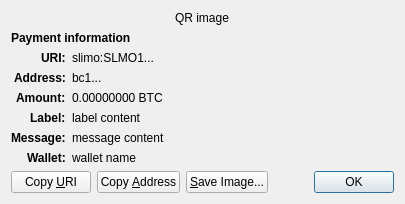
<?xml version="1.0" encoding="UTF-8"?>
<ui version="4.0">
 <class>ReceiveRequestDialog</class>
 <widget class="QDialog" name="ReceiveRequestDialog">
  <property name="geometry">
   <rect>
    <x>0</x>
    <y>0</y>
    <width>413</width>
    <height>229</height>
   </rect>
  </property>
  <property name="windowTitle">
   <string>Request payment to ...</string>
  </property>
  <layout class="QGridLayout" name="gridLayout" columnstretch="0,1">
   <property name="sizeConstraint">
    <enum>QLayout::SetFixedSize</enum>
   </property>
   <item row="0" column="0" colspan="2" alignment="Qt::AlignHCenter">
    <widget class="QRImageWidget" name="qr_code">
     <property name="text">
      <string notr="true">QR image</string>
     </property>
     <property name="textInteractionFlags">
      <set>Qt::NoTextInteraction</set>
     </property>
    </widget>
   </item>
   <item row="1" column="0" colspan="2">
    <widget class="QLabel" name="payment_header">
     <property name="font">
      <font>
       <weight>75</weight>
       <bold>true</bold>
      </font>
     </property>
     <property name="text">
      <string>Payment information</string>
     </property>
     <property name="textInteractionFlags">
      <set>Qt::NoTextInteraction</set>
     </property>
    </widget>
   </item>
   <item row="2" column="0" alignment="Qt::AlignRight|Qt::AlignTop">
    <widget class="QLabel" name="uri_tag">
     <property name="font">
      <font>
       <weight>75</weight>
       <bold>true</bold>
      </font>
     </property>
     <property name="text">
      <string notr="true">URI:</string>
     </property>
     <property name="textFormat">
      <enum>Qt::PlainText</enum>
     </property>
     <property name="textInteractionFlags">
      <set>Qt::NoTextInteraction</set>
     </property>
    </widget>
   </item>
   <item row="2" column="1" alignment="Qt::AlignTop">
    <widget class="QLabel" name="uri_content">
     <property name="text">
      <string notr="true">slimo:SLMO1...</string>
     </property>
     <property name="textFormat">
      <enum>Qt::RichText</enum>
     </property>
     <property name="wordWrap">
      <bool>true</bool>
     </property>
     <property name="textInteractionFlags">
      <set>Qt::TextSelectableByMouse</set>
     </property>
    </widget>
   </item>
   <item row="3" column="0" alignment="Qt::AlignRight|Qt::AlignTop">
    <widget class="QLabel" name="address_tag">
     <property name="font">
      <font>
       <weight>75</weight>
       <bold>true</bold>
      </font>
     </property>
     <property name="text">
      <string>Address:</string>
     </property>
     <property name="textInteractionFlags">
      <set>Qt::NoTextInteraction</set>
     </property>
    </widget>
   </item>
   <item row="3" column="1" alignment="Qt::AlignTop">
    <widget class="QLabel" name="address_content">
     <property name="text">
      <string notr="true">bc1...</string>
     </property>
     <property name="textFormat">
      <enum>Qt::PlainText</enum>
     </property>
     <property name="textInteractionFlags">
      <set>Qt::TextSelectableByMouse</set>
     </property>
    </widget>
   </item>
   <item row="4" column="0" alignment="Qt::AlignRight|Qt::AlignTop">
    <widget class="QLabel" name="amount_tag">
     <property name="font">
      <font>
       <weight>75</weight>
       <bold>true</bold>
      </font>
     </property>
     <property name="text">
      <string>Amount:</string>
     </property>
     <property name="textInteractionFlags">
      <set>Qt::NoTextInteraction</set>
     </property>
    </widget>
   </item>
   <item row="4" column="1" alignment="Qt::AlignTop">
    <widget class="QLabel" name="amount_content">
     <property name="text">
      <string notr="true">0.00000000 BTC</string>
     </property>
     <property name="textFormat">
      <enum>Qt::PlainText</enum>
     </property>
     <property name="textInteractionFlags">
      <set>Qt::TextSelectableByMouse</set>
     </property>
    </widget>
   </item>
   <item row="5" column="0" alignment="Qt::AlignRight|Qt::AlignTop">
    <widget class="QLabel" name="label_tag">
     <property name="font">
      <font>
       <weight>75</weight>
       <bold>true</bold>
      </font>
     </property>
     <property name="text">
      <string>Label:</string>
     </property>
     <property name="textInteractionFlags">
      <set>Qt::NoTextInteraction</set>
     </property>
    </widget>
   </item>
   <item row="5" column="1" alignment="Qt::AlignTop">
    <widget class="QLabel" name="label_content">
     <property name="text">
      <string notr="true">label content</string>
     </property>
     <property name="textFormat">
      <enum>Qt::PlainText</enum>
     </property>
     <property name="wordWrap">
      <bool>true</bool>
     </property>
     <property name="textInteractionFlags">
      <set>Qt::TextSelectableByMouse</set>
     </property>
    </widget>
   </item>
   <item row="6" column="0" alignment="Qt::AlignRight|Qt::AlignTop">
    <widget class="QLabel" name="message_tag">
     <property name="font">
      <font>
       <weight>75</weight>
       <bold>true</bold>
      </font>
     </property>
     <property name="text">
      <string>Message:</string>
     </property>
     <property name="textInteractionFlags">
      <set>Qt::NoTextInteraction</set>
     </property>
    </widget>
   </item>
   <item row="6" column="1" alignment="Qt::AlignTop">
    <widget class="QLabel" name="message_content">
     <property name="text">
      <string notr="true">message content</string>
     </property>
     <property name="textFormat">
      <enum>Qt::PlainText</enum>
     </property>
     <property name="wordWrap">
      <bool>true</bool>
     </property>
     <property name="textInteractionFlags">
      <set>Qt::TextSelectableByMouse</set>
     </property>
    </widget>
   </item>
   <item row="7" column="0" alignment="Qt::AlignRight|Qt::AlignTop">
    <widget class="QLabel" name="wallet_tag">
     <property name="font">
      <font>
       <weight>75</weight>
       <bold>true</bold>
      </font>
     </property>
     <property name="text">
      <string>Wallet:</string>
     </property>
     <property name="textInteractionFlags">
      <set>Qt::NoTextInteraction</set>
     </property>
    </widget>
   </item>
   <item row="7" column="1" alignment="Qt::AlignTop">
    <widget class="QLabel" name="wallet_content">
     <property name="text">
      <string notr="true">wallet name</string>
     </property>
     <property name="textFormat">
      <enum>Qt::PlainText</enum>
     </property>
     <property name="wordWrap">
      <bool>true</bool>
     </property>
     <property name="textInteractionFlags">
      <set>Qt::TextSelectableByMouse</set>
     </property>
    </widget>
   </item>
   <item row="8" column="0" colspan="2">
    <layout class="QHBoxLayout" name="horizontalLayout">
     <item>
      <widget class="QPushButton" name="btnCopyURI">
       <property name="text">
        <string>Copy &amp;URI</string>
       </property>
       <property name="autoDefault">
        <bool>false</bool>
       </property>
      </widget>
     </item>
     <item>
      <widget class="QPushButton" name="btnCopyAddress">
       <property name="text">
        <string>Copy &amp;Address</string>
       </property>
       <property name="autoDefault">
        <bool>false</bool>
       </property>
      </widget>
     </item>
     <item>
      <widget class="QPushButton" name="btnSaveAs">
       <property name="text">
        <string>&amp;Save Image...</string>
       </property>
       <property name="autoDefault">
        <bool>false</bool>
       </property>
      </widget>
     </item>
     <item>
      <spacer name="horizontalSpacer_2">
       <property name="orientation">
        <enum>Qt::Horizontal</enum>
       </property>
       <property name="sizeHint" stdset="0">
        <size>
         <width>40</width>
         <height>20</height>
        </size>
       </property>
      </spacer>
     </item>
     <item>
      <widget class="QDialogButtonBox" name="buttonBox">
       <property name="focusPolicy">
        <enum>Qt::StrongFocus</enum>
       </property>
       <property name="standardButtons">
        <set>QDialogButtonBox::Ok</set>
       </property>
      </widget>
     </item>
    </layout>
   </item>
  </layout>
 </widget>
 <customwidgets>
  <customwidget>
   <class>QRImageWidget</class>
   <extends>QLabel</extends>
   <header>qt/qrimagewidget.h</header>
  </customwidget>
 </customwidgets>
 <tabstops>
  <tabstop>buttonBox</tabstop>
  <tabstop>btnCopyURI</tabstop>
  <tabstop>btnCopyAddress</tabstop>
  <tabstop>btnSaveAs</tabstop>
 </tabstops>
 <resources/>
 <connections>
  <connection>
   <sender>buttonBox</sender>
   <signal>accepted()</signal>
   <receiver>ReceiveRequestDialog</receiver>
   <slot>accept()</slot>
   <hints>
    <hint type="sourcelabel">
     <x>135</x>
     <y>230</y>
    </hint>
    <hint type="destinationlabel">
     <x>135</x>
     <y>126</y>
    </hint>
   </hints>
  </connection>
 </connections>
</ui>
